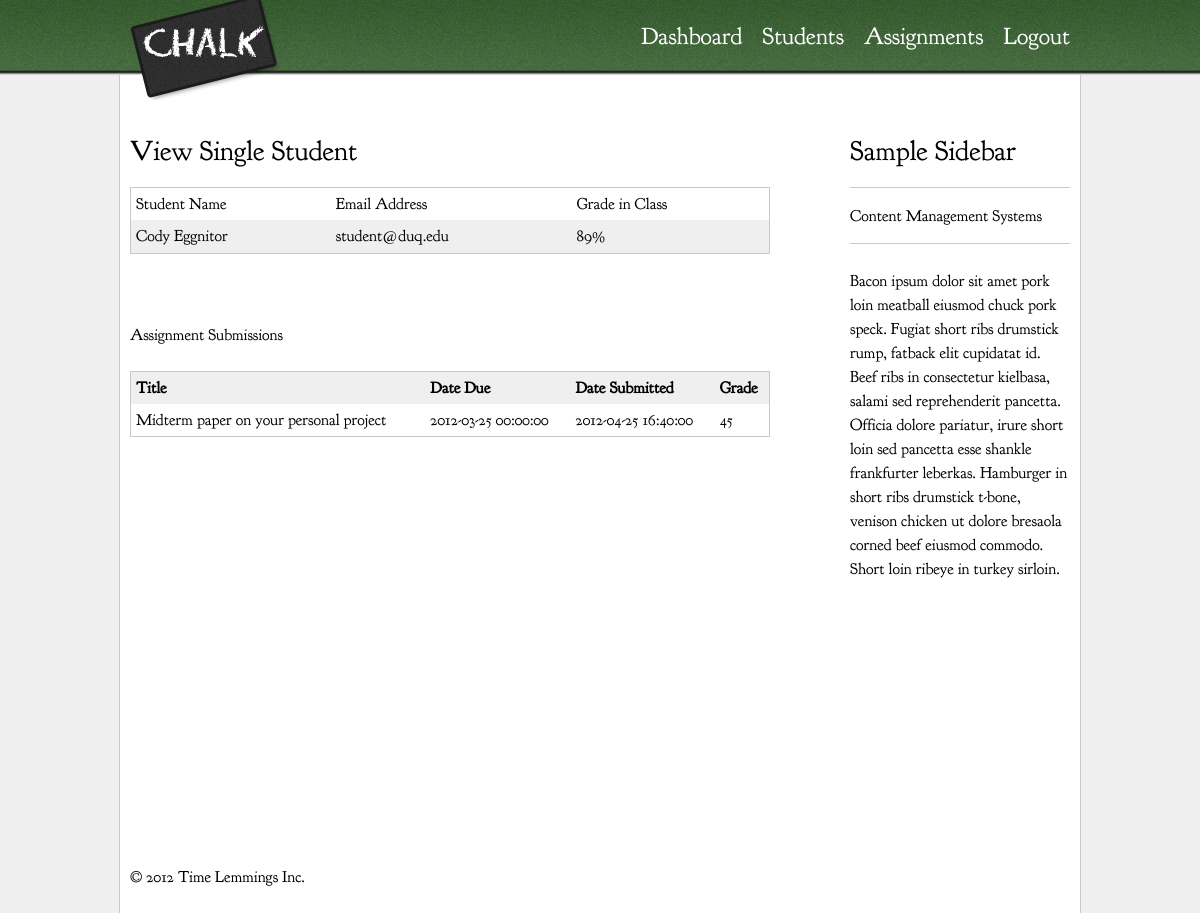
The page /index.php/users/viewSingle/2 (signed in) on the database its author committed.
### tables this page shows
CREATE TABLE  `users` (
  	`userID` int(10) unsigned NOT NULL auto_increment PRIMARY KEY,
  	`firstName` varchar(50) NOT NULL,
  	`lastName` varchar(50) NOT NULL,
 	`passwd` varchar(150) NOT NULL,
 	`email` varchar(100) NOT NULL,
 	`userLevelID` int(10) unsigned NOT NULL,
 	 CONSTRAINT levelFK FOREIGN KEY (userLevelID) REFERENCES users_level(userLevelID) ON DELETE CASCADE
);

CREATE TABLE `submissions`(
	`submissionID` int(10) unsigned NOT NULL auto_increment PRIMARY KEY,
	`submissionDate` datetime NOT NULL,
	`grade` double,
	`comments` text,
	`attachedFiles` text,
	`userID` int(10) unsigned NOT NULL,
	`assignmentID` int(10) unsigned NOT NULL,
	CONSTRAINT userIdFK FOREIGN KEY (userID) references users(userID) ON DELETE CASCADE,
	CONSTRAINT assignmentIdFK FOREIGN KEY (assignmentID) references assignments(assignmentID) ON DELETE CASCADE
);

CREATE TABLE `assignments`(
	`assignmentID` int(10) unsigned NOT NULL auto_increment PRIMARY KEY,
	`dueDate` datetime NOT NULL,
	`setDate` datetime NOT NULL,
	`title` varchar(75) NOT NULL,
	`information` text, 
	`maxPoints` double
);

### application/controllers/users.php (called while the page is built, shortened)
<?php if ( ! defined('BASEPATH')) exit('No direct script access allowed');
class Users extends MY_Controller {
	public function __construct(){
		$this->load->model('Users_model');
		$this->load->model('Assignments_model');
		$this->load->model('Submissions_model');
	}
	public function viewSingle(){
		$id = $this->uri->segment(3);
		$student = $this->Users_model->getUser($id);
		$assignment = $this->Assignments_model->getAllAssignments();
		$submissions = $this->Submissions_model->getStudentGrades($id);
		$asssub = $this->Submissions_model->getStudentSubmissions($id);
		$send = array('student' => $student, 'assignmentArray' => $assignment, 'submissionsArray' => $submissions, 'ass' => $asssub);
		$this->load->view('view_single_student', $send);
	}
}

### public_html/index.php (called while the page is built, shortened)
<?php
require_once BASEPATH.'core/CodeIgniter.php';

### application/models/users_model.php (called while the page is built, shortened)
<?php
class Users_model extends CI_Model{
	function getUser($userID){
		$query = $this->db->where('userID',$userID)->limit(1)->get('users');
		return $query->row();
	}
}
?>

### application/models/submissions_model.php (called while the page is built, shortened)
<?php
class Submissions_model extends CI_Model{
	function getStudentSubmissions($userID) {
		$query = $this->db->where('userID', $userID)->join('submissions', 'submissions.assignmentID = assignments.assignmentID', 'right')->get('assignments');
		return $query->result();
	}
}
?>

### application/views/view_single_student.php (the view, shortened to what this page needs)
<div role="main" id="main">
	<h2>View Single Student</h2>
<table border="0" cellpadding="4">
<tr>
<th>Student Name</th>
<th>Email Address</th>
<th>Grade in Class</th>
</tr>
<tr>
<td><?php echo $student->firstName.' '.$student->lastName ?></td>
<td><?=$student->email?></td>
<td>89%</td>
</tr>
</table>
<br /> <br />
<p>Assignment Submissions</p>
<table border="0" cellpadding="4">
	<thead>
		<tr>
			<th>Title</th>
			<th>Date Due</th>
			<th>Date Submitted</th>
			<th>Grade</th>
		</tr>
	</thead>
	<tbody>
		<?php foreach($ass as $a):?>
		<tr>
			<td><?=$a->title ?></td>
			<td><?=$a->setDate ?></td>
			<td><?=$a->dueDate ?></td>
			<td><?=$a->grade ?></td>
		</tr>
		<?php endforeach;?>
	</tbody>
</table>
</div>

### public_html/css/style.css (style rules this page uses)
html { font-size: 100%; -webkit-text-size-adjust: 100%; -ms-text-size-adjust: 100%; }
html, button, input, select, textarea { font-family: sans-serif; color: #222; }
body { margin: 0; font-size: 1em; line-height: 1.4; }
a { color: #00e; }
table { border-collapse: collapse; border-spacing: 0; }
td { vertical-align: top; }
a:link { color: #234c19; }
body { background-color: #efefef; color: #000; font-family: "Goudy Bookletter", serif; }
h2 { font-size: 1.75em; margin: .85714em 0; line-height: .85714em; font-weight: normal; }
p { font-size: 1em; margin: 1.5em 0; line-height: 1.5em; }
table { width: 100%; border: 1px solid #c8c8c8; }
td, th { padding: 5px; }
tr:nth-child(even) { background-color: #efefef; }
thead { text-align: left; }
thead tr { background-color: #efefef; }
tbody th { font-weight: normal; text-align: left; }
#main { width: 68.085%; min-height: 750px; float: left; }
#navigation a { color: #fff; text-decoration: none; }

### rows shown on the page
users: firstName "Cody", lastName "Eggnitor", email "student@duq.edu"
submissions: assignmentID.title "Midterm paper on your personal project", assignmentID.setDate "2012-03-25 00:00:00", assignmentID.dueDate "2012-04-25 16:40:00", grade "45"

### other values the page prints
anchor('dashboard', 'Dashboard', 'title="Dashboard"') "Dashboard"
anchor('users/viewAll', 'Students', 'title="Students"') "Students"
anchor('admin/logout', 'Logout', 'title="Logout"') "Logout"
